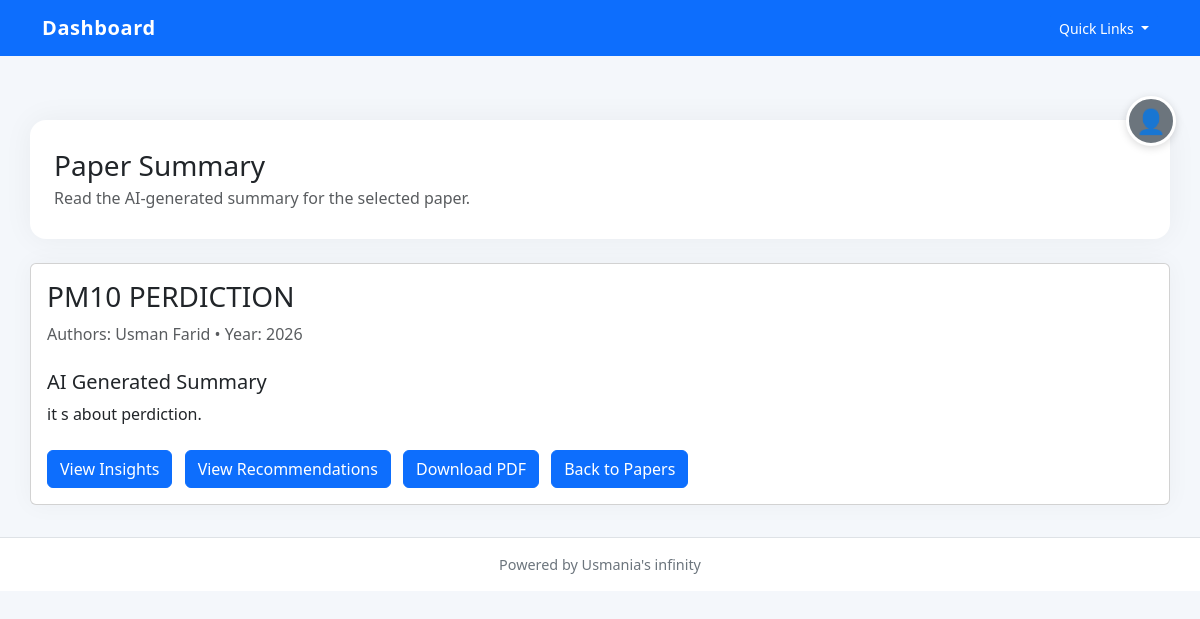
Screenshot of /papers/summary/1 with the database file from the repository.
### app/models.py (models this page shows)
class Paper(db.Model):
    __tablename__ = "papers"
    id = db.Column(db.Integer, primary_key=True)
    title = db.Column(db.String(500))
    authors = db.Column(db.Text)
    year = db.Column(db.Integer)
    abstract = db.Column(db.Text)
    pdf_path = db.Column(db.String(500))
    link = db.Column(db.String(500))
    verified = db.Column(db.Boolean, default=False)
    department_id = db.Column(db.Integer, db.ForeignKey("departments.id"))
    user_id = db.Column(db.Integer, db.ForeignKey("users.id"))
    created_at = db.Column(db.DateTime, default=datetime.utcnow)

### app/routes/papers.py (the view)
@papers_bp.route("/summary/<int:paper_id>")
def summary(paper_id):
    paper = Paper.query.get_or_404(paper_id)
    summary = generate_summary(paper.abstract)
    return render_template("summary.html", paper=paper, summary=summary)

### src/summarizer/summarize.py (called while the page is built)
def generate_summary(text):
    if not text:
        return "No text provided for summarization."
    sentences = text.split('.')
    summary_sentences = sentences[:3]  # Take first 3 sentences
    summary = '. '.join([s.strip() for s in summary_sentences if s.strip()])
    if not summary.endswith('.'):
        summary += '.'
    return summary[:200] + '...' if len(summary) > 200 else summary

### app/templates/summary.html (shortened to what this page needs)
{% extends "base.html" %}
{% block content %}
<div class="page-header">
    <div>
        <h1 class="h3 mb-1">Paper Summary</h1>
        <p class="text-muted mb-0">Read the AI-generated summary for the selected paper.</p>
    </div>
</div>
<div class="card card-shadow">
    <div class="card-body">
        <h3 class="card-title mb-2">{{ paper.title }}</h3>
        <p class="text-muted mb-4">Authors: {{ paper.authors }} • Year: {{ paper.year }}</p>
        <h5>AI Generated Summary</h5>
        <p class="fs-6">{{ summary }}</p>
        <div class="mt-4">
            <a class="btn btn-outline-primary me-2" href="{{ url_for('papers.insights', paper_id=paper.id) }}">View Insights</a>
            <a class="btn btn-outline-info me-2" href="{{ url_for('papers.recommend', paper_id=paper.id) }}">View Recommendations</a>
            {% if paper.pdf_path %}
            <a class="btn btn-outline-success me-2" href="{{ url_for('papers.download_paper', paper_id=paper.id) }}">Download PDF</a>
            {% endif %}
            <a class="btn btn-secondary" href="{{ url_for('papers.list_papers') }}">Back to Papers</a>
        </div>
    </div>
</div>
{% endblock %}

### app/templates/base.html (style rules this page uses)
body { padding-top: 5.5rem; background: #f4f7fb; min-height: 100vh; }
.page-header { padding: 1.8rem 1.5rem; background: #ffffff; border-radius: 1rem; box-shadow: 0 0 30px rgba(0, 0, 0, 0.05); margin-bottom: 1.5rem; }
.page-header h1 { margin-bottom: 0.25rem; }
.btn, .btn-primary, .btn-outline-primary, .btn-outline-secondary, .btn-outline-info, .btn-secondary, .btn-danger, .btn-light { color: #fff !important; background-color: #0d6efd !important; border-color: #0d6efd !important; }
.card-shadow { box-shadow: 0 0 25px rgba(0,0,0,.04); }

### rows the page displays
Paper: title "PM10 PERDICTION", authors "Usman Farid", year "2026"

### other values shown
{{ summary }} "it s about perdiction."
